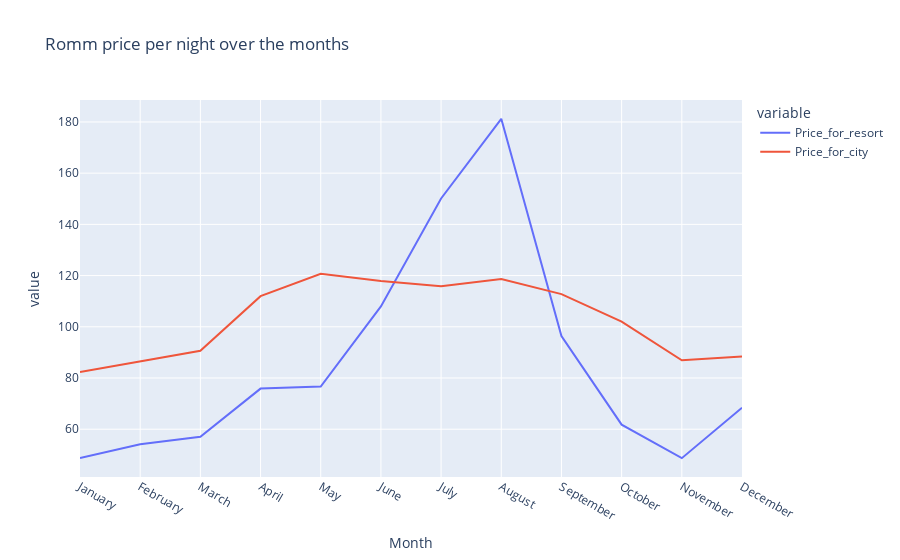

Notebook cell for this chart:
### Code cell
px.line(final,x="Month",y=["Price_for_resort","Price_for_city"],title="Romm price per night over the months")

### Figure 1 — Plotly figure (JSON) as saved in the notebook; plotly's stock layout.template omitted (floating-point values rounded to 4 significant figures)
{"data": [{"hovertemplate": "variable=Price_for_resort<br>Month=%{x}<br>value=%{y}<extra></extra>", "legendgroup": "Price_for_resort", "line": {"color": "#636efa", "dash": "solid"}, "mode": "lines", "name": "Price_for_resort", "orientation": "v", "showlegend": true, "type": "scatter", "x": ["January", "February", "March", "April", "May", "June", "July", "August", "September", "October", "November", "December"], "xaxis": "x", "y": [48.76, 54.15, 57.06, 75.87, 76.66, 108.0, 150.1, 181.2, 96.42, 61.78, 48.71, 68.41], "yaxis": "y"}, {"hovertemplate": "variable=Price_for_city<br>Month=%{x}<br>value=%{y}<extra></extra>", "legendgroup": "Price_for_city", "line": {"color": "#EF553B", "dash": "solid"}, "mode": "lines", "name": "Price_for_city", "orientation": "v", "showlegend": true, "type": "scatter", "x": ["January", "February", "March", "April", "May", "June", "July", "August", "September", "October", "November", "December"], "xaxis": "x", "y": [82.33, 86.52, 90.66, 112.0, 120.7, 117.9, 115.8, 118.7, 112.8, 102.0, 86.95, 88.4], "yaxis": "y"}], "layout": {"legend": {"title": {"text": "variable"}, "tracegroupgap": 0}, "title": {"text": "Romm price per night over the months"}, "xaxis": {"anchor": "y", "domain": [0, 1], "title": {"text": "Month"}}, "yaxis": {"anchor": "x", "domain": [0, 1], "title": {"text": "value"}}}}
